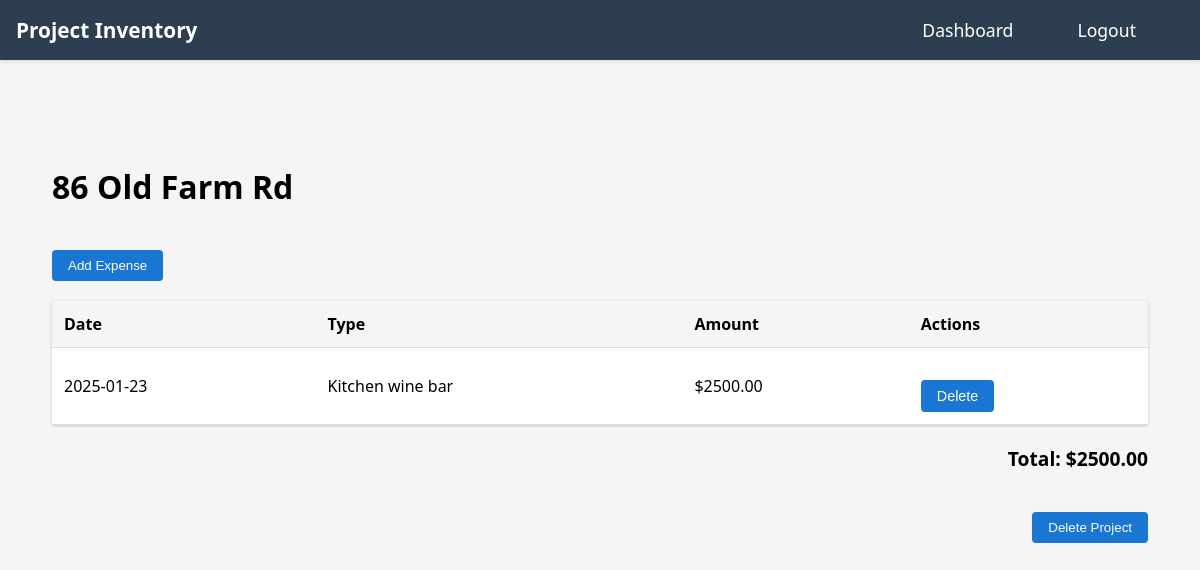
The page /project/5 (signed in) on the database its author committed.
### tables this page shows
CREATE TABLE projects (
    id INTEGER PRIMARY KEY AUTOINCREMENT,
    user_id INTEGER NOT NULL,
    name TEXT NOT NULL,
    created TIMESTAMP NOT NULL DEFAULT CURRENT_TIMESTAMP,
    FOREIGN KEY (user_id) REFERENCES users (id)
);

CREATE TABLE expenses (
    id INTEGER PRIMARY KEY AUTOINCREMENT,
    project_id INTEGER NOT NULL,
    expense_type TEXT NOT NULL,
    amount REAL NOT NULL,
    date DATE NOT NULL,
    FOREIGN KEY (project_id) REFERENCES projects (id)
);

### app.py (the view)
@app.route('/project/<int:project_id>')
def project_history(project_id):
    if 'user_id' not in session:
        return redirect(url_for('login'))
    db = get_db()
    project = db.execute(
        'SELECT * FROM projects WHERE id = ? AND user_id = ?',
        (project_id, session['user_id'])
    ).fetchone()
    if not project:
        flash('Project not found')
        return redirect(url_for('dashboard'))
    expenses = get_project_expenses(project_id)
    return render_template('history.html', project=project, expenses=expenses)

### app.py (called while the page is built)
@app.teardown_appcontext
def teardown_db(exception):
    close_db()

### database.py (called while the page is built)
def get_db():
    if 'db' not in g:
        g.db = sqlite3.connect(
            'users.db',
            detect_types=sqlite3.PARSE_DECLTYPES
        )
        g.db.row_factory = sqlite3.Row
    return g.db

def get_project_expenses(project_id):
    db = get_db()
    expenses = db.execute(
        'SELECT * FROM expenses WHERE project_id = ? ORDER BY date DESC',
        (project_id,)
    ).fetchall()
    return expenses

### templates/history.html (shortened to what this page needs)
{% extends "base.html" %}
{% block head %}
    <link rel="stylesheet" href="{{ url_for('static', filename='styles.css') }}">
{% endblock %}
{% block content %}
<div class="project-history">
    <h1>{{ project.name }}</h1>
    <button onclick="showAddExpenseModal()">Add Expense</button>
    {% if expenses %}
        <table class="expense-table">
            <thead>
                <tr>
                    <th>Date</th>
                    <th>Type</th>
                    <th>Amount</th>
                    <th>Actions</th>
                </tr>
            </thead>
            <tbody>
                {% for expense in expenses %}
                <tr>
                    <td>{{ expense.date }}</td>
                    <td>{{ expense.expense_type }}</td>
                    <td>${{ "%.2f"|format(expense.amount) }}</td>
                    <td>
                        <button class="delete-btn" onclick="deleteExpense({{ expense.id }})">Delete</button>
                    </td>
                </tr>
                {% endfor %}
            </tbody>
        </table>
        <div class="expense-total">
            Total: ${{ "%.2f"|format(expenses|sum(attribute='amount')) }}
        </div>
        <div class="project-actions">
            <button class="delete-project-btn" onclick="deleteProject()">Delete Project</button>
        </div>
    {% endif %}
</div>
{% endblock %}

### static/styles.css (style rules this page uses)
.project-history { padding: 20px; max-width: 1200px; margin: 0 auto; }
.expense-table { width: 100%; border-collapse: collapse; margin-top: 20px; background-color: white; box-shadow: 0 1px 3px rgba(0,0,0,0.2); }
.expense-table th, .expense-table td { padding: 12px; text-align: left; border-bottom: 1px solid #ddd; }
.expense-table th { background-color: #f5f5f5; font-weight: bold; }
.project-history button { padding: 8px 16px; background-color: #1976d2; color: white; border: none; border-radius: 4px; cursor: pointer; margin-top: 20px; }
.expense-total { margin-top: 20px; text-align: right; font-weight: bold; font-size: 1.2em; }
.delete-btn { background-color: #dc3545; color: white; border: none; padding: 5px 10px; border-radius: 4px; cursor: pointer; font-size: 0.9em; }
.delete-project-btn { background-color: #dc3545; color: white; border: none; padding: 8px 16px; border-radius: 4px; cursor: pointer; margin-top: 20px; }
.project-actions { margin-top: 20px; display: flex; justify-content: flex-end; }
body { margin: 0; padding: 0; font-family: 'Segoe UI', Tahoma, Geneva, Verdana, sans-serif; background-color: #f5f5f5; }

### rows shown on the page
projects: name "86 Old Farm Rd"
expenses: date "2025-01-23", expense_type "Kitchen wine bar", amount "2500.00"

### other values the page prints
{{ "%.2f"|format(expenses|sum(attribute='amount')) }} "2500.00"
